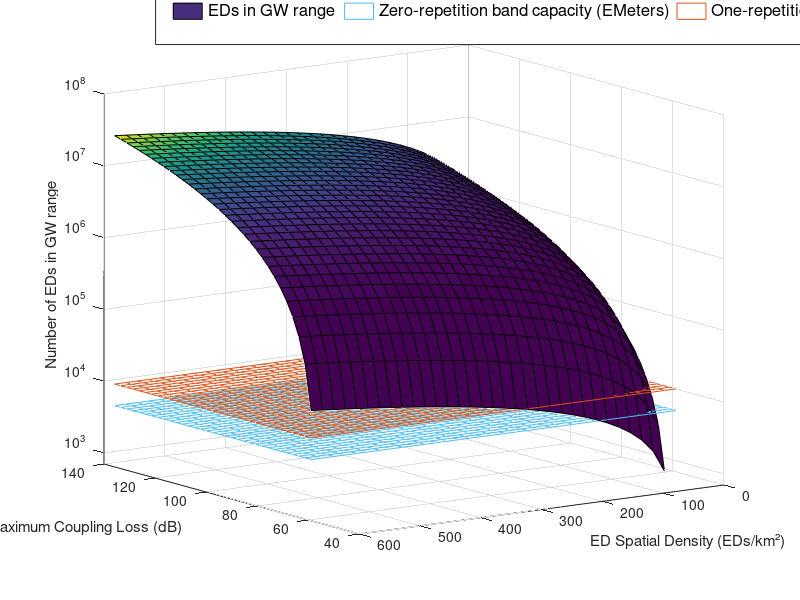
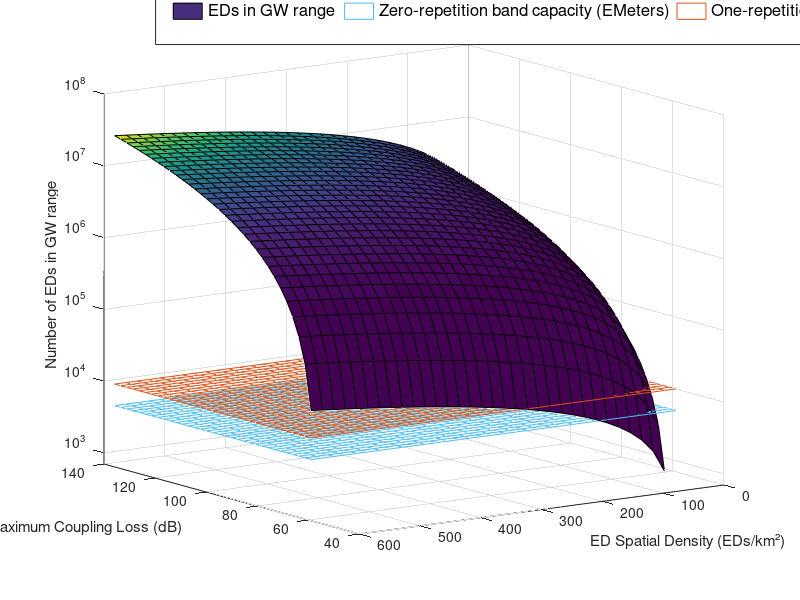

The MATLAB source for these figures, in order:
% Gateway Capacity Estimator model as a function of height and PHY Maximum Coupling Loss
% Mina Rady, Orange Labs, 2019

clear
mesh_resolution = 32;
max_capacity1= 5000;
max_capacity2= 10000;
% -------------------------------------------------------
% first figure: high GW height and high GW density
% Input Parameters: Define GW height range and ED Density Range
min_height = 1;
max_height = 1200; %m

min_density = 0;
max_density = 0.6e3;

freq = 868e6 %Hz
ple = 5 %friis path loss exponent n


%------ End input

lamda = 3e8/freq;
min_los = 3.57*(min_height.^0.5);
max_los = 3.57*(max_height.^0.5);
los_step = (max_los-min_los)/mesh_resolution;


min_pl = 20*log10(4*pi/lamda)+10*ple*log10(min_los);
max_pl = 20*log10(4*pi/lamda)+10*ple*log10(max_los);
pl_step = (max_pl-min_pl)/mesh_resolution;

density_step = (max_density-min_density)/mesh_resolution;

[linkbudget,density] = meshgrid(min_pl:pl_step:max_pl,min_density:density_step:max_density);
[GW_los,density] = meshgrid(min_los:los_step:max_los,min_density:density_step:max_density);

height= (GW_los/3.57).^2;
GW_radius = ((GW_los.^2)-((0.001*height).^2)).^0.5;
GW_Load = (pi*(GW_radius).^2).*density;

f=figure (1)
clf;
colormap default;
surf(linkbudget,density,GW_Load,'DisplayName','EDs in GW range');
set(gca, 'ZScale', 'log');
mkdir('Figures/CapacityCurves/');
hold on
%practical gw capacity benchmark
    mesh(linkbudget,density,ones ([size(density,1) size(density,2)])*max_capacity1,'EdgeColor',[0.3010, 0.7450, 0.9330],'DisplayName',...
        'Zero-repetition band capacity (EMeters)','FaceColor', 'none');
%theoretical gw capacity benchmark with tdma
    mesh(linkbudget,density,ones ([size(density,1) size(density,2)])*max_capacity2, 'EdgeColor',[0.8500, 0.3250, 0.0980], 'DisplayName',...
        'One-repetition band capacity (EMeters)','FaceColor', 'none');

view([-125 13]);
hold off
xlabel('Maximum Coupling Loss (dB)');
ylabel('ED Spatial Density (EDs/km²)')
zlabel('Number of EDs in GW range')
zz = zlim;
z_upper=zz(1,2);
zlim([700 z_upper]);
% Create legend
legend1 = legend;
set(legend1,...
    'Position',[0.194465586723629 0.925744539700681 0.616306941322 0.0338283820514238],...
    'Orientation','horizontal',...
    'FontSize',12);

saveas(f,'Figures/CapacityCurves/high_load_curve.png') % save image as a .tiff file
saveas(f,'Figures/CapacityCurves/high_load_curve.fig') % save image as a .tiff file

return;
% -------------------------------------------------------
% first figure: low GW height and low GW density
% Input Parameters: Define GW height range and ED Density Range
min_height = 1;
max_height = 20; %m

min_density = 0;
max_density = 300;

freq = 868e6 %Hz
%------ End input

lamda = 3e8/freq;
min_los = 3.57*(min_height.^0.5);
max_los = 3.57*(max_height.^0.5);
los_step = (max_los-min_los)/mesh_resolution;


min_pl = 20*log10(4*pi/lamda)+10*ple*log10(min_los);
max_pl = 20*log10(4*pi/lamda)+10*ple*log10(max_los);
pl_step = (max_pl-min_pl)/mesh_resolution;

density_step = (max_density-min_density)/mesh_resolution;

[linkbudget,density] = meshgrid(min_pl:pl_step:max_pl,min_density:density_step:max_density);
[GW_los,density] = meshgrid(min_los:los_step:max_los,min_density:density_step:max_density);

height= (GW_los/3.57).^2;
GW_radius = ((GW_los.^2)-((0.001*height).^2)).^0.5;
GW_Load = (pi*(GW_radius).^2).*density;

f=figure (2)
clf;
colormap default;
surf(linkbudget,density,GW_Load,'DisplayName','EDs in GW range');

set(gca, 'ZScale', 'log');
mkdir('Figures/CapacityCurves/');
hold on
%practical gw capacity benchmark
    mesh(linkbudget,density,ones ([size(density,1) size(density,2)])*max_capacity1,'EdgeColor',[0.3010, 0.7450, 0.9330],'DisplayName','Zero-repetition ISM Band capacity (EMeters)','FaceColor', 'none');
%theoretical gw capacity benchmark with tdma
    mesh(linkbudget,density,ones ([size(density,1) size(density,2)])*max_capacity2, 'EdgeColor',[0.8500, 0.3250, 0.0980], 'DisplayName','One-repetition ISM Band capacity (EMeters)','FaceColor', 'none');

view([-125 13]);
hold off
xlabel('GW Maximum Coupling Loss (dB)');
ylabel('ED Spatial Density (EDs/km²)')
zlabel('Number of EDs in GW range')
zlim([1e3 z_upper]);
% Create legend
legend1 = legend;
set(legend1,...
    'Position',[0.194465586723629 0.925744539700681 0.616306941322 0.0338283820514238],...
    'Orientation','horizontal',...
    'FontSize',12);

saveas(f,'Figures/CapacityCurves/low_load_curve.png') % save image as a .tiff file
saveas(f,'Figures/CapacityCurves/low_load_curve.fig') % save image as a .tiff file

